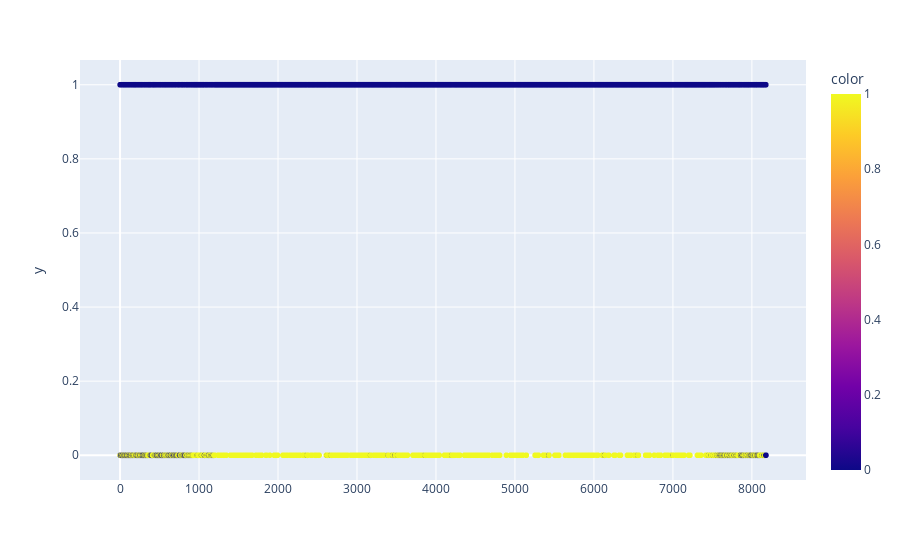

Notebook code cell kept with this figure:
### Code cell
px.scatter(df, y=sqr_signal , color=is_edge)

### Figure 1 — Plotly figure (JSON) as saved in the notebook; plotly's stock layout.template omitted (floating-point values rounded to 4 significant figures; data arrays with more than 128 entries replaced by an {"elided": "..."} marker saying what was removed)
{"data": [{"hoverlabel": {"namelength": 0}, "hovertemplate": "y=%{y}<br>color=%{marker.color}", "legendgroup": "", "marker": {"color": {"elided": "8179 int values"}, "coloraxis": "coloraxis", "symbol": "circle"}, "mode": "markers", "name": "", "showlegend": false, "type": "scattergl", "xaxis": "x", "y": {"elided": "8179 int values"}, "yaxis": "y"}], "layout": {"autosize": true, "coloraxis": {"colorbar": {"title": {"text": "color"}}, "colorscale": [[0, "#0d0887"], [0.1111, "#46039f"], [0.2222, "#7201a8"], [0.3333, "#9c179e"], [0.4444, "#bd3786"], [0.5556, "#d8576b"], [0.6667, "#ed7953"], [0.7778, "#fb9f3a"], [0.8889, "#fdca26"], [1, "#f0f921"]]}, "legend": {"tracegroupgap": 0}, "margin": {"t": 60}, "xaxis": {"anchor": "y", "autorange": true, "domain": [0, 1], "range": [-487.7, 8666.0]}, "yaxis": {"anchor": "x", "autorange": true, "domain": [0, 1], "range": [-0.0709, 1.071], "title": {"text": "y"}, "type": "linear"}}}
